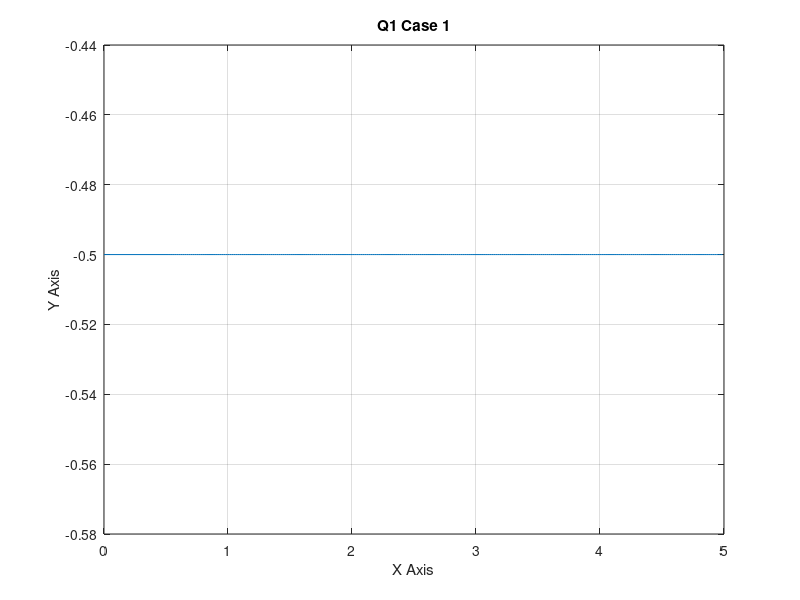

Write the MATLAB code that produced this figure.
clc
clear 
Ts = 1:0.033:10;
q0 = [0 -0.5 0];
v = 0.5;
w = 0;
R = v/w ;
x1 = q0(:,1) + v*Ts*cos(q0(:,3)) ;
y1 = q0(:,2) + v*Ts*sin(q0(:,3)) ;
phi1 = q0(:,3) + w*Ts ;
x = [q0(:,1) x1];
y = [q0(:,2) y1];
plot(x,y);
xlabel('X Axis');
ylabel('Y Axis');
title("Q1 Case 1");
grid on;

q1 = [x1 y1 phi1];
disp('q1:');
disp(q1);